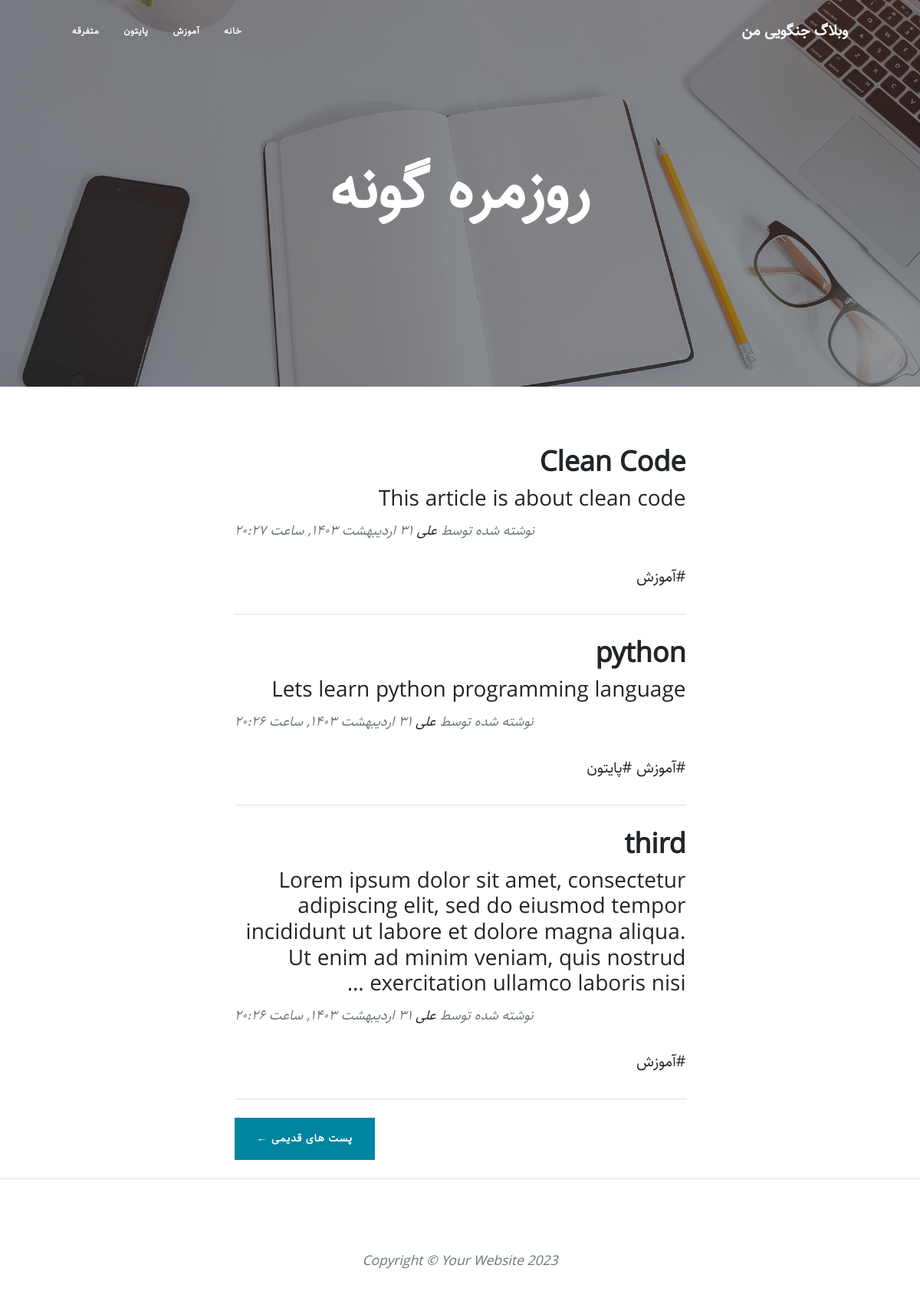
The app's page /category/learning with its own data.
### blog/models.py (models this page shows, shortened)
class Category(models.Model):
    title = models.CharField(max_length=200, verbose_name='عنوان دسته‌بندی')
    slug = models.SlugField(max_length=100, unique=True, verbose_name='آدرس دسته‌بندی')
    status = models.BooleanField(default=True, verbose_name="آیا نمایش داده شود؟")
    position = models.IntegerField(verbose_name="پوزیشن")
    class Meta:
        verbose_name = "دسته‌بندی"
        verbose_name_plural = "دسته‌بندی‌ها"
        ordering = ['position']

class Article(models.Model):
    STATUS_CHOICES = (
        ('d', 'Draf'),
        ('p', 'Published'),
    )
    title = models.CharField(max_length=200, verbose_name='عنوان مقاله')
    slug = models.SlugField(max_length=100, unique=True, verbose_name='آدرس مقاله')
    category = models.ManyToManyField(Category, verbose_name='دسته‌بندی', related_name="articles")
    description = models.TextField(verbose_name='توضیحات')
    thumbnail = models.ImageField(upload_to="images", verbose_name='تصویر')
    status = models.CharField(max_length=1, choices=STATUS_CHOICES, verbose_name='وضعیت')
    publish = models.DateTimeField(default=timezone.now, verbose_name='زمان انتشار')
    created_at = models.DateTimeField(auto_now_add=True)
    updated_at = models.DateTimeField(auto_now=True)
    class Meta:
        verbose_name = "مقاله"
        verbose_name_plural = "مقالات"
        ordering = ['-publish']
    def jpublish(self):
        return jalali_convertor(self.publish)
    def category_published(self):
        return self.category.filter(status=True)
    objects = ArticleManager()
    jpublish.short_description = 'زمان انتشار'

### blog/views.py (the view)
# urls.py: path('category/<slug:slug>', category, name="category")
def category(request, slug):
    context = {
        'category': get_object_or_404(Category, slug=slug, status=True)
    }
    return render(request, 'blog/category.html', context)

### blog/models.py (called while the page is built)
    def published(self):
        return self.filter(status='p')

### blog/templatetags/base_tags.py (called while the page is built)
@register.simple_tag
def title():
    return "وبلاگ جنگویی من"

@register.inclusion_tag('blog/partials/category_navbar.html')
def navbar():
    return {"categories": Category.objects.filter(status=True)}

### extentions/jalali.py (called while the page is built)
    def persian_tuple(self):
        return self.persian_year, self.persian_month, self.persian_day

### extentions/utils.py (called while the page is built)
def persian_numbers_converter(mystr):
    numbers = {
        "0":"۰",
        "1":"۱",
        "2":"۲",
        "3":"۳",
        "4":"۴",
        "5":"۵",
        "6":"۶",
        "7":"۷",
        "8":"۸",
        "9":"۹",
    }
    for english, persian in numbers.items():
        mystr = mystr.replace(english, persian)
    return mystr

def jalali_convertor(time):
    time = timezone.localtime(time)
    jmonth = [
        'فروردین',
        'اردیبهشت',
        'خرداد',
        'تیر',
        'مرداد',
        'شهریور',
        'مهر',
        'آبان',
        'آذر',
        'دی',
        'بهمن',
        'اسفند',
    ]
    time_to_str = "{},{},{}".format(time.year, time.month, time.day)
    time_to_tuple = jalali.Gregorian(time_to_str).persian_tuple()
    time_to_list = list(time_to_tuple)
    for index, month in enumerate(jmonth):
        if time_to_list[1] == index + 1:
            time_to_list[1] = month
            break
    output = "{} {} {}, ساعت {}:{}".format(
        time_to_list[2],
        time_to_list[1],
        time_to_list[0],
        time.hour,
        time.minute
    )
    return persian_numbers_converter(output)

### blog/templates/blog/category.html
{% extends 'blog/base.html' %}
{% load static %}
{% block main %}
<header class="masthead" style="background-image: url('{% static "blog/assets/img/home-bg.jpg" %}')">
    <div class="container position-relative px-4 px-lg-5">
        <div class="row gx-4 gx-lg-5 justify-content-center">
            <div class="col-md-10 col-lg-8 col-xl-7">
                <div class="site-heading">
                    <h1>روزمره گونه</h1>
                </div>
            </div>
        </div>
    </div>
</header>
<div class="container px-4 px-lg-5">
    <div class="row gx-4 gx-lg-5 justify-content-center">
        <div class="col-md-10 col-lg-8 col-xl-7">
            {% for article in category.articles.published %}
            <div class="post-preview">
                <a href="{% url 'blog:blog_detail' article.slug %}">
                    <h2 class="post-title">{{article.title}}</h2>
                    <h3 class="post-subtitle">{{article.description | truncatewords:30}} </h3>
                </a>
                <p class="post-meta">
                    نوشته شده توسط
                    <a href="#!">علی</a>
                    {{article.jpublish}}
                    <div>
                        {% for category in article.category_published.all %}
                            <a href="#">#{{category.title}}</a>
                        {% endfor %}
                    </div>
                </p>
            </div>
            <hr class="my-4" />
            {% endfor %}
            <div class="d-flex justify-content-end mb-4"><a class="btn btn-primary text-uppercase" href="#!">پست های قدیمی &larr;</a></div>
        </div>
    </div>
</div>
{% endblock %}

### blog/templates/blog/partials/category_navbar.html
<div class="collapse navbar-collapse" id="navbarResponsive">
    <ul class="navbar-nav ms-auto py-4 py-lg-0">
        <li class="nav-item"><a class="nav-link px-lg-3 py-3 py-lg-4" href="{% url 'blog:home' %}">خانه</a></li>
        {% for category in categories %}
        <li class="nav-item"><a class="nav-link px-lg-3 py-3 py-lg-4" href="{% url 'blog:category' category.slug %}">{{category.title}}</a></li>
        {% endfor %}
    </ul>
</div>

### blog/static/blog/css/rtl.css (style rules this page uses)
* { font-family: "Sahel" !important; }
body { direction: rtl; text-align: right; font-family: "Sahel"; }
.ms-auto { margin-left: initial !important; margin-right: auto; }
.post-meta { text-align: left; }

### records on screen
Category: title "آموزش"
Category: title "پایتون"
Category: title "متفرقه"
Article: title "Clean Code", description "This article is about clean code", jpublish "۳۱ اردیبهشت ۱۴۰۳, ساعت ۲۰:۲۷"
Article: title "python", description "Lets learn python programming language", jpublish "۳۱ اردیبهشت ۱۴۰۳, ساعت ۲۰:۲۶"
Article: title "third", description "Lorem ipsum dolor sit amet, consectetur adipiscing elit, sed do eiusmod tempor incididunt ut labore et dolore magna aliqua. Ut enim ad minim veniam, quis nostrud exercitation ullamco laboris nisi …", jpublish "۳۱ اردیبهشت ۱۴۰۳, ساعت ۲۰:۲۶"
